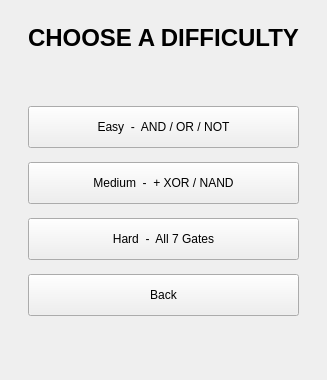
      <widget class="QWidget" name="page_difficulty">
       <layout class="QVBoxLayout" name="layout_difficulty">
        <property name="spacing">
         <number>14</number>
        </property>
        <property name="leftMargin">
         <number>28</number>
        </property>
        <property name="topMargin">
         <number>24</number>
        </property>
        <property name="rightMargin">
         <number>28</number>
        </property>
        <property name="bottomMargin">
         <number>24</number>
        </property>
        <item>
         <widget class="QLabel" name="lblDifficultyTitle">
          <property name="font">
           <font>
            <pointsize>18</pointsize>
            <bold>true</bold>
           </font>
          </property>
          <property name="text">
           <string>CHOOSE A DIFFICULTY</string>
          </property>
          <property name="alignment">
           <set>Qt::AlignmentFlag::AlignCenter</set>
          </property>
          <property name="wordWrap">
           <bool>true</bool>
          </property>
          <property name="role" stdset="0">
           <string>pageTitle</string>
          </property>
         </widget>
        </item>
        <item>
         <spacer name="spacer_difficulty_top">
          <property name="orientation">
           <enum>Qt::Orientation::Vertical</enum>
          </property>
          <property name="sizeHint" stdset="0">
           <size>
            <width>20</width>
            <height>40</height>
           </size>
          </property>
         </spacer>
        </item>
        <item>
         <widget class="QPushButton" name="btnDifficultyEasy">
          <property name="minimumSize">
           <size>
            <width>0</width>
            <height>42</height>
           </size>
          </property>
          <property name="cursor">
           <cursorShape>PointingHandCursor</cursorShape>
          </property>
          <property name="text">
           <string>Easy  -  AND / OR / NOT</string>
          </property>
          <property name="role" stdset="0">
           <string>difficultyEasy</string>
          </property>
         </widget>
        </item>
        <item>
         <widget class="QPushButton" name="btnDifficultyMedium">
          <property name="minimumSize">
           <size>
            <width>0</width>
            <height>42</height>
           </size>
          </property>
          <property name="cursor">
           <cursorShape>PointingHandCursor</cursorShape>
          </property>
          <property name="text">
           <string>Medium  -  + XOR / NAND</string>
          </property>
          <property name="role" stdset="0">
           <string>difficultyMedium</string>
          </property>
         </widget>
        </item>
        <item>
         <widget class="QPushButton" name="btnDifficultyHard">
          <property name="minimumSize">
           <size>
            <width>0</width>
            <height>42</height>
           </size>
          </property>
          <property name="cursor">
           <cursorShape>PointingHandCursor</cursorShape>
          </property>
          <property name="text">
           <string>Hard  -  All 7 Gates</string>
          </property>
          <property name="role" stdset="0">
           <string>difficultyHard</string>
          </property>
         </widget>
        </item>
        <item>
         <widget class="QPushButton" name="btnDifficultyBack">
          <property name="minimumSize">
           <size>
            <width>0</width>
            <height>42</height>
           </size>
          </property>
          <property name="cursor">
           <cursorShape>PointingHandCursor</cursorShape>
          </property>
          <property name="text">
           <string>Back</string>
          </property>
          <property name="role" stdset="0">
           <string>ghost</string>
          </property>
         </widget>
        </item>
        <item>
         <spacer name="spacer_difficulty_bottom">
          <property name="orientation">
           <enum>Qt::Orientation::Vertical</enum>
          </property>
          <property name="sizeHint" stdset="0">
           <size>
            <width>20</width>
            <height>40</height>
           </size>
          </property>
         </spacer>
        </item>
       </layout>
      </widget>
